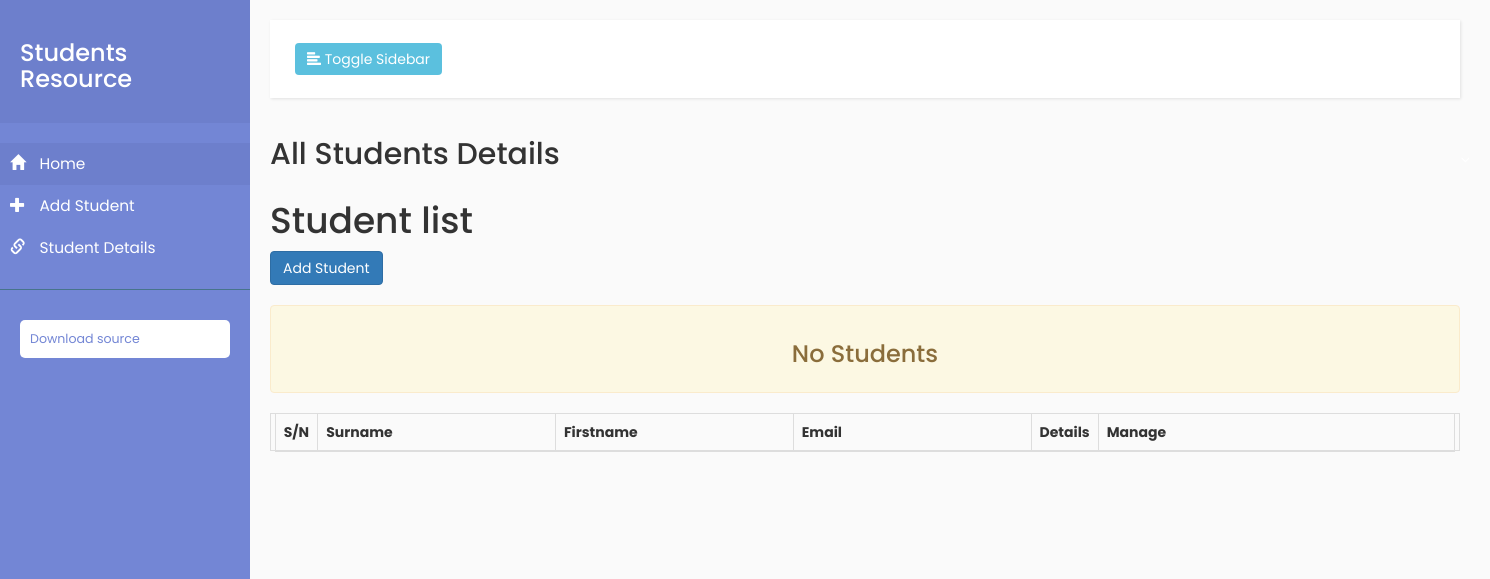
The page /students/all/ on the database as committed earlier.
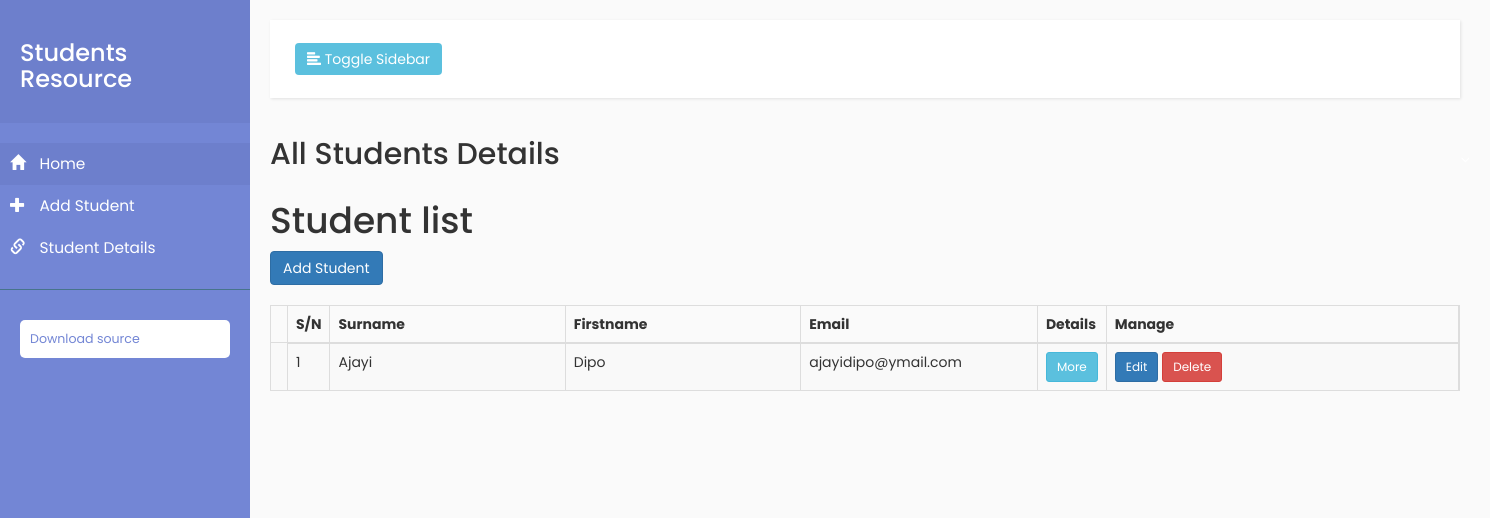
The same page on the database as committed later.
### crud_app/models.py (models this page shows, shortened)
class Student(models.Model):
    Surname = models.CharField(max_length=100)
    Firstname = models.CharField(max_length=100)
    Department = models.CharField(max_length=100)
    Level = models.IntegerField()
    email = models.EmailField(max_length=100, unique=True)
    age = models.IntegerField()
    Phone_number = models.CharField(max_length=15)

### crud_app/views.py (the view)
# urls.py: url(r'all/$', views.ListView.as_view(), name='all_list'),
class ListView(generic.ListView):
    template_name = 'crud_app/list_all.html'
    context_object_name = 'all_students'
    def get_queryset(self):
        return Student.objects.all().order_by('id')

### crud_app/templates/crud_app/list_all.html (shortened to what this page needs)
{% extends 'crud_app/base.html' %}
{% block h2 %} All Students Details {% endblock %}
{% block body %}
    <div class="container-fluid">
      <div class="row">
          <div>
            <h1 class="sub-header">Student list</h1>
            <div>
              <a class="btn btn-primary" href="{% url 'crud_app:student-add' %} ">Add Student</a></div>
            </div>
          <br>
          <div>
            <div class="todo-list">
               {% if not object_list %}
                  <div class="alert alert-warning text-center">
                    <h3>No Students</h3>
                  </div>
               {% endif %}
            </div>
            <div class="table-responsive">
              <table class="table table-bordered table-hover table-striped" >
                <thead>
                <tr class="container">
                  <th width="1%">S/N</th>
                  <th width="20%">Surname</th>
                  <th width="20%">Firstname</th>
                  <th width="20%">Email</th>
                  <th width="5%">Details</th>
                  <th width="30%">Manage</th>
                </tr>
                </thead>
                <tbody>
                {% for student in object_list %}
                <tr>
                  <td></td>
                  <td>{{ forloop.counter }}</td>
                  <td>{{ student.Surname }}</td>
                  <td>{{ student.Firstname }}</td>
                  <td>{{ student.email}}</td>
                  <td>
                    <a class="btn btn-info btn-sm" href="{% url 'crud_app:detail' student.pk %} ">More</a>
                  </td>
                  <td>
                     <a class="btn btn-primary btn-sm" href="{% url 'crud_app:student-update' student.pk %} ">Edit</a>
                     <a class="btn btn-danger btn-sm" href="{% url 'crud_app:student-delete' student.pk %} ">Delete </a>
                  </td>
                {% endfor %}
                </tr>
                </tbody>
              </table>
              <br><br><br><br>
            </div>
          </div>
        </div>
      </div>
{% endblock %}

Rows that differ between the two databases and show on the page:
added Student: Surname "Ajayi", Firstname "Dipo", email "ajayidipo@ymail.com"
Other text that changed with them:
text no longer shown: "No Students"
